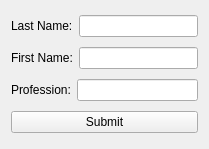
<?xml version="1.0" encoding="UTF-8"?>
<ui version="4.0">
 <class>Widget</class>
 <widget class="QWidget" name="Widget">
  <property name="geometry">
   <rect>
    <x>0</x>
    <y>0</y>
    <width>209</width>
    <height>149</height>
   </rect>
  </property>
  <property name="windowTitle">
   <string>Widget</string>
  </property>
  <layout class="QVBoxLayout" name="verticalLayout">
   <item>
    <layout class="QHBoxLayout" name="horizontalLayout">
     <item>
      <widget class="QLabel" name="label">
       <property name="text">
        <string>Last Name:</string>
       </property>
      </widget>
     </item>
     <item>
      <widget class="QLineEdit" name="lastNameLineEdit"/>
     </item>
    </layout>
   </item>
   <item>
    <layout class="QHBoxLayout" name="horizontalLayout_2">
     <item>
      <widget class="QLabel" name="label_2">
       <property name="text">
        <string>First Name:</string>
       </property>
      </widget>
     </item>
     <item>
      <widget class="QLineEdit" name="firstNameLineEdit"/>
     </item>
    </layout>
   </item>
   <item>
    <layout class="QHBoxLayout" name="horizontalLayout_3">
     <item>
      <widget class="QLabel" name="label_3">
       <property name="text">
        <string>Profession:</string>
       </property>
      </widget>
     </item>
     <item>
      <widget class="QLineEdit" name="professionLineEdit"/>
     </item>
    </layout>
   </item>
   <item>
    <widget class="QPushButton" name="submitButton">
     <property name="text">
      <string>Submit</string>
     </property>
    </widget>
   </item>
  </layout>
 </widget>
 <resources/>
 <connections/>
</ui>
